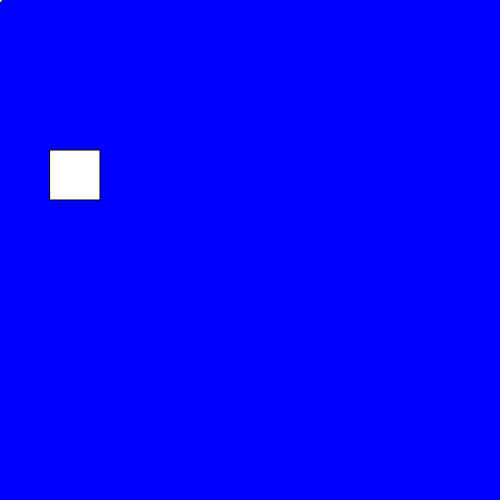
Frame 1 (no input)
Frame 60 (no input): identical to frame 1, image omitted
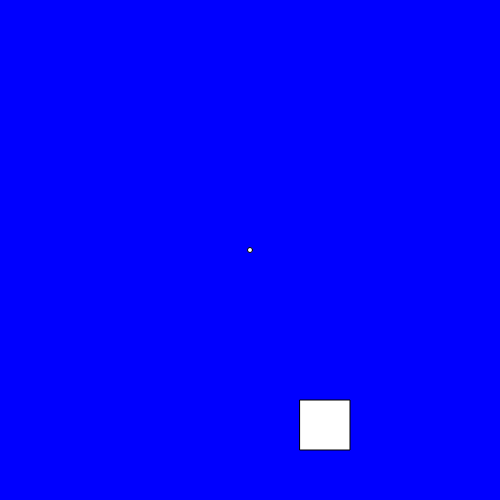
Frame 120 (the mouse pressed at the canvas centre since frame 60)

The p5.js sketch that drew these frames (run headless with seeded random() and noise() and a simulated clock; from frame 60 on, the mouse is pressed at the canvas centre):

// p5.js sketch
// ── sketch.js
function setup() {
  	createCanvas(500, 500);
}

function draw() {
	background(0, 0, 255);
	
	translate(mouseX, mouseY);
	
	ellipse(0, 0, 5, 5);
	rect(50, 150, 50, 50);
}
